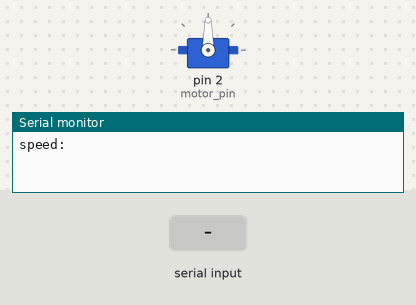
This sketch was run on a simulated Arduino Uno, built with avr-gcc and run on an emulated ATmega328P. Shown: servo, the last lines printed to the serial monitor. The inputs (shaded band) are chosen by the test bench.

Above: at 1.2 s.
1.3 s: "30,150\n" received over Serial
At 2.7 s:
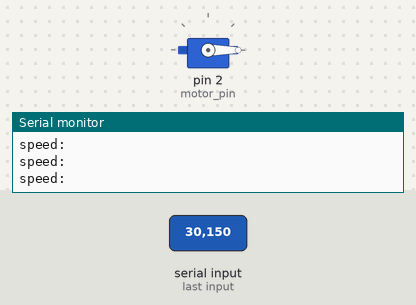
3.8 s: "90,45\n" received over Serial
At 4.6 s:
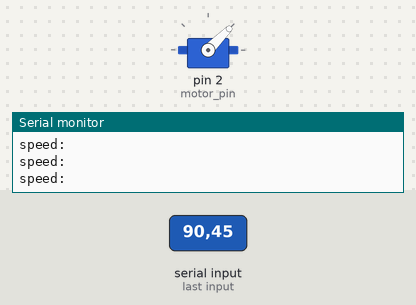
6.3 s: "200\n" received over Serial
At 6.9 s:
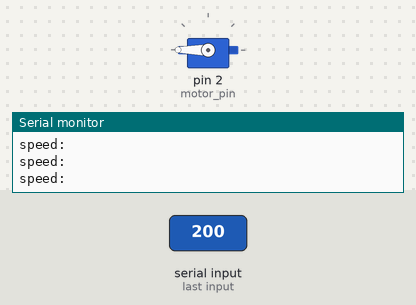
Timing chart, 0 to 9.3 s (numbered marks = the images above; inputs shaded):
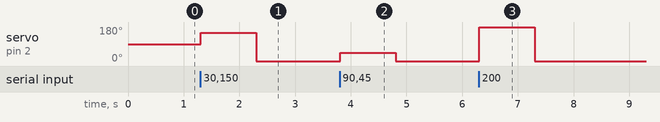

The sketch:

Searial_adjust_one_motor.ino
```cpp
#include <Servo.h>

// 支援 PWM 的 pin 腳
int motor_pin = 2;

// 四個馬達
Servo motor;

// 四個油門（出力）
int throttle_in=0;
// Arduino 初始化
void setup()
{
  Serial.begin(9600);
  motor.attach(motor_pin);
}
void loop(){
  Serial.println("speed:  \n");
  while(Serial.available()==0);
  throttle_in = Serial.parseInt();
  motor.write(throttle_in);
}
```

Measured:
- after the input at 1.3 s, servo on pin 2 (motor_pin): 90° → 150° at once, → 0° 1.0 s later
- after the input at 3.8 s, servo on pin 2 (motor_pin): 0° → 45° at once, → 0° 1.0 s later
- after the input at 6.3 s, servo on pin 2 (motor_pin): 0° → 180° at once, → 0° 1.0 s later
